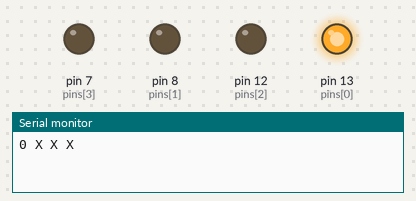
Simulated run of this sketch. Board: Arduino Uno, built with avr-gcc and run on an emulated ATmega328P. Shown: output pins drawn as LEDs (lit = HIGH), the last lines printed to the serial monitor.

Above: at 0.5 s.
At 1.5 s:
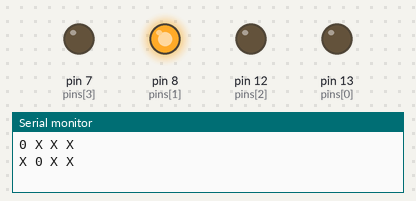
At 2.5 s:
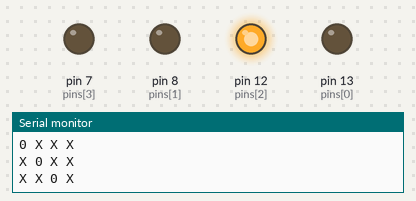
At 3.5 s:
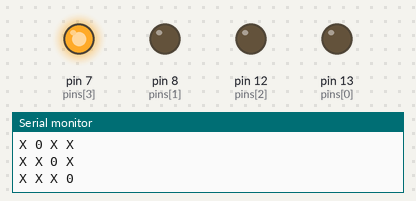
Timing chart, 0 to 5.2 s (numbered marks = the images above):
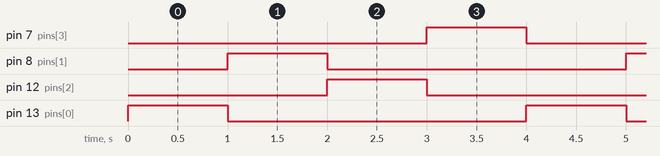

Measured:
- by itself, pin 7 (pins[3]), pin 8 (pins[1]), pin 12 (pins[2]), pin 13 (pins[0]): alternates HIGH for 1.0 s and LOW for 3.0 s
- by itself, everything shown: repeats every 4.0 s, in 4 steps

The sketch:

led_ex07.ino
```cpp
int pins[] = {13, 8, 12, 7};
int state = 0;
void setup()
{
    Serial.begin(9600);
    for (int i = 0; i < 4; i++)
    {
        pinMode(pins[i], OUTPUT);
        digitalWrite(pins[i], LOW);
    }
}
void loop()
{
    for (int i = 0; i < 4; i++)
    {
        if (i == state)
        {
            Serial.print("0 ");
            digitalWrite(pins[i], HIGH);
        }
        else
        {
            Serial.print("X ");
            digitalWrite(pins[i], LOW);
        }
    }
    Serial.println();
    state = (state + 1) % 4;
    delay(1000);
}

// if you got
// Failed to open serial port COM3 due to error: + Error: \\?\c:\Users\Admin\.vscode\extensions\vsciot-vscode.vscode-arduino-0.3.2\out\node_modules\usb-detection\build\Release\detection.node is not a valid Win32 application.
// \\?\c:\Users\Admin\.vscode\extensions\vsciot-vscode.vscode-arduino-0.3.2\out\node_modules\usb-detection\build\Release\detection.node
// then install 1.35 version vscode, and uninstall arduino, c/c++, and install c/c++, arduino again.
```
